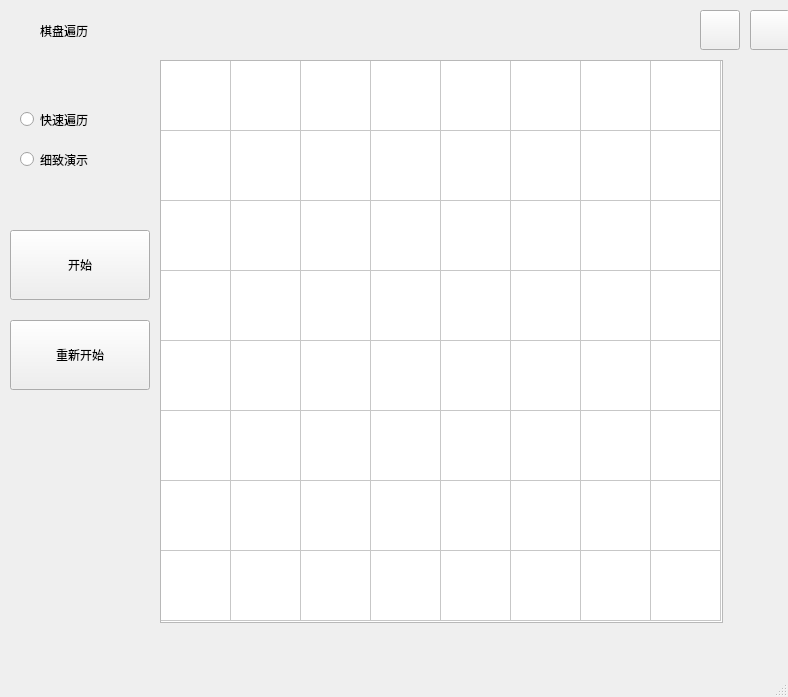
<?xml version="1.0" encoding="UTF-8"?>
<ui version="4.0">
 <class>MainWindow</class>
 <widget class="QMainWindow" name="MainWindow">
  <property name="geometry">
   <rect>
    <x>0</x>
    <y>0</y>
    <width>788</width>
    <height>697</height>
   </rect>
  </property>
  <property name="windowTitle">
   <string>MainWindow</string>
  </property>
  <widget class="QWidget" name="centralwidget">
   <widget class="QPushButton" name="begin">
    <property name="geometry">
     <rect>
      <x>10</x>
      <y>230</y>
      <width>140</width>
      <height>70</height>
     </rect>
    </property>
    <property name="text">
     <string>开始</string>
    </property>
   </widget>
   <widget class="QTableWidget" name="grid">
    <property name="geometry">
     <rect>
      <x>160</x>
      <y>60</y>
      <width>563</width>
      <height>563</height>
     </rect>
    </property>
    <attribute name="horizontalHeaderVisible">
     <bool>false</bool>
    </attribute>
    <attribute name="horizontalHeaderDefaultSectionSize">
     <number>70</number>
    </attribute>
    <attribute name="verticalHeaderVisible">
     <bool>false</bool>
    </attribute>
    <attribute name="verticalHeaderDefaultSectionSize">
     <number>70</number>
    </attribute>
    <row>
     <property name="text">
      <string/>
     </property>
    </row>
    <row>
     <property name="text">
      <string/>
     </property>
    </row>
    <row>
     <property name="text">
      <string/>
     </property>
    </row>
    <row>
     <property name="text">
      <string/>
     </property>
    </row>
    <row>
     <property name="text">
      <string/>
     </property>
    </row>
    <row>
     <property name="text">
      <string/>
     </property>
    </row>
    <row>
     <property name="text">
      <string/>
     </property>
    </row>
    <row>
     <property name="text">
      <string/>
     </property>
    </row>
    <column>
     <property name="text">
      <string/>
     </property>
    </column>
    <column>
     <property name="text">
      <string/>
     </property>
    </column>
    <column>
     <property name="text">
      <string/>
     </property>
    </column>
    <column>
     <property name="text">
      <string/>
     </property>
    </column>
    <column>
     <property name="text">
      <string/>
     </property>
    </column>
    <column>
     <property name="text">
      <string/>
     </property>
    </column>
    <column>
     <property name="text">
      <string/>
     </property>
    </column>
    <column>
     <property name="text">
      <string/>
     </property>
    </column>
   </widget>
   <widget class="QPushButton" name="cuohao">
    <property name="geometry">
     <rect>
      <x>750</x>
      <y>10</y>
      <width>40</width>
      <height>40</height>
     </rect>
    </property>
    <property name="text">
     <string/>
    </property>
   </widget>
   <widget class="QPushButton" name="min">
    <property name="geometry">
     <rect>
      <x>700</x>
      <y>10</y>
      <width>40</width>
      <height>40</height>
     </rect>
    </property>
    <property name="text">
     <string/>
    </property>
   </widget>
   <widget class="QPushButton" name="rebegin">
    <property name="geometry">
     <rect>
      <x>10</x>
      <y>320</y>
      <width>140</width>
      <height>70</height>
     </rect>
    </property>
    <property name="font">
     <font>
      <weight>50</weight>
      <bold>false</bold>
      <underline>false</underline>
     </font>
    </property>
    <property name="text">
     <string>重新开始</string>
    </property>
   </widget>
   <widget class="QWidget" name="widget" native="true">
    <property name="geometry">
     <rect>
      <x>0</x>
      <y>10</y>
      <width>381</width>
      <height>41</height>
     </rect>
    </property>
    <widget class="QLabel" name="title_text">
     <property name="geometry">
      <rect>
       <x>40</x>
       <y>0</y>
       <width>121</width>
       <height>41</height>
      </rect>
     </property>
     <property name="text">
      <string>棋盘遍历</string>
     </property>
    </widget>
    <widget class="QLabel" name="title_cone">
     <property name="geometry">
      <rect>
       <x>0</x>
       <y>0</y>
       <width>41</width>
       <height>31</height>
      </rect>
     </property>
     <property name="text">
      <string/>
     </property>
    </widget>
   </widget>
   <widget class="QLabel" name="title">
    <property name="geometry">
     <rect>
      <x>20</x>
      <y>400</y>
      <width>131</width>
      <height>191</height>
     </rect>
    </property>
    <property name="text">
     <string/>
    </property>
   </widget>
   <widget class="QRadioButton" name="re1">
    <property name="geometry">
     <rect>
      <x>20</x>
      <y>110</y>
      <width>115</width>
      <height>19</height>
     </rect>
    </property>
    <property name="text">
     <string>快速遍历</string>
    </property>
   </widget>
   <widget class="QRadioButton" name="re2">
    <property name="geometry">
     <rect>
      <x>20</x>
      <y>150</y>
      <width>115</width>
      <height>19</height>
     </rect>
    </property>
    <property name="text">
     <string>细致演示</string>
    </property>
   </widget>
  </widget>
  <widget class="QMenuBar" name="menubar">
   <property name="geometry">
    <rect>
     <x>0</x>
     <y>0</y>
     <width>788</width>
     <height>26</height>
    </rect>
   </property>
  </widget>
  <widget class="QStatusBar" name="statusbar"/>
 </widget>
 <resources/>
 <connections/>
</ui>
